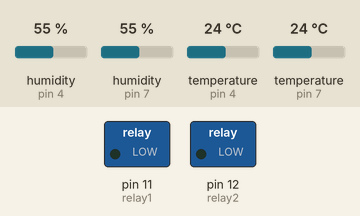
Simulated run of this sketch. Board: Arduino Uno, built with avr-gcc and run on an emulated ATmega328P. On the bench: switched loads named in the sketch (green lamp = pin HIGH). Inputs (shaded band) come from the test bench; at power-on: humidity (sensors on pin 4, pin 7) 55 %, temperature (sensors on pin 4, pin 7) 24 °C. Random numbers use the default seed unless the sketch sets one; what the sketch prints to the serial monitor is not drawn.

Above: at 0.1 s.
At 18.1 s:
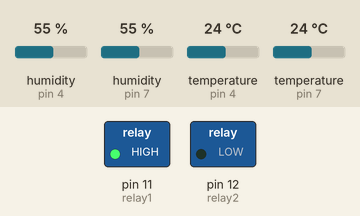
At 56.4 s:
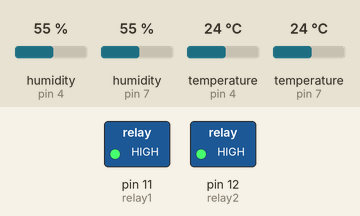
Timing chart, 0 to 66.9 s (numbered marks = the images above):
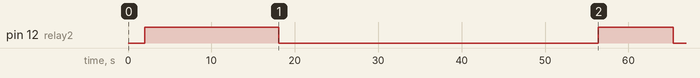

The sketch:

sketch_feb18a.ino
```cpp
//modified version of:
///* How to use the DHT-22 sensor with Arduino uno
//   Temperature and humidity sensor
//   More info: http://www.ardumotive.com/how-to-use-dht-22-sensor-en.html
//   Dev: Michalis Vasilakis // Date: 1/7/2015 // www.ardumotive.com */
//   Modified: 3/12/2019
//   Modified: 2/18/2021


//Libraries
#include <DHT.h>

//Constants
#define DHTPIN1 4
#define DHTPIN2 7


#define DHTTYPE DHT22
DHT dht1(DHTPIN1, DHTTYPE);
DHT dht2(DHTPIN2, DHTTYPE);


#define relay1 11
#define relay2 12


//Variables
float setTemp = 24.00;
float setHum = 35.00;

int chk;

float hum1;
float temp1;
float hum2;
float temp2;


float H1b;
float T1b;
float H2b;
float T2b;


float hum1Dif = (H1b - hum1);
float temp1Dif = (T1b - temp1);
float hum2Dif = (H2b - hum2);
float temp2Dif = (T2b - temp2);


long randNumber77;

void setup()
{
  delay(1000);

  Serial.begin(9600);

  delay(1000);

  dht1.begin();
  dht2.begin();


  pinMode (relay1, OUTPUT);
  pinMode (relay2, OUTPUT);

  digitalWrite(relay1, HIGH);
  digitalWrite(relay2, HIGH);

  delay(1000);

}


////////////


void loop()

  {
    delay(6000);
    randNumber77 = random(11,14);
    digitalWrite(randNumber77, HIGH);

    delay(1000);

    hum1 = dht1.readHumidity();
    temp1 = dht1.readTemperature();
    hum2 = dht2.readHumidity();
    temp2 = dht2.readTemperature();

    delay(1000);

    H1b = dht1.readHumidity();
    T1b = dht1.readTemperature();
    H2b = dht2.readHumidity();
    T2b = dht2.readTemperature();


    delay(1000);

    hum1 = dht1.readHumidity();
    temp1 = dht1.readTemperature();
    hum2 = dht2.readHumidity();
    temp2 = dht2.readTemperature();

    delay(1000);

    H1b = dht1.readHumidity();
    T1b = dht1.readTemperature();
    H2b = dht2.readHumidity();
    T2b = dht2.readTemperature();


    delay(1000);


           //    //    //    101 & 102    //    //    //

      if (temp1 >= setTemp || temp2 >= setTemp){ //(hum1 > setHum || hum2 > setHum || hum3 > setHum || hum4 > setHum || hum5 > setHum) {

        hum1 = dht1.readHumidity();
        temp1 = dht1.readTemperature();
        hum2 = dht2.readHumidity();
        temp2 = dht2.readTemperature();


        delay(1000);

        hum1 = dht1.readHumidity();
        temp1 = dht1.readTemperature();
        hum2 = dht2.readHumidity();
        temp2 = dht2.readTemperature();


        delay(1000);

        hum1 = dht1.readHumidity();
        temp1 = dht1.readTemperature();
        hum2 = dht2.readHumidity();
        temp2 = dht2.readTemperature();


        delay(1000);

        Serial.print(hum1);
        Serial.print(",");
        Serial.print(temp1);
        Serial.print(",");
        Serial.print(hum2);
        Serial.print(",");
        Serial.print(temp2);
        Serial.print(",");


        delay(1000);

        Serial.print(randNumber77);

        Serial.print(",1,");

        digitalWrite (randNumber77, LOW);

        delay(4000);                    //run Load

        Serial.print("101,");           //101 is for section of this arduino sketch, it helps with troubleshooting later to find out if a certain area of the programs is working or not

        delay(1000);

        H1b = dht1.readHumidity();
        T1b = dht1.readTemperature();
        H2b = dht2.readHumidity();
        T2b = dht2.readTemperature();


        delay(1000);

        H1b = dht1.readHumidity();
        T1b = dht1.readTemperature();
        H2b = dht2.readHumidity();
        T2b = dht2.readTemperature();


        delay(1000);

        H1b = dht1.readHumidity();
        T1b = dht1.readTemperature();
        H2b = dht2.readHumidity();
        T2b = dht2.readTemperature();


        delay(1000);

        Serial.print(H1b);
        Serial.print(",");
        Serial.print(T1b);
        Serial.print(",");
        Serial.print(H2b);
        Serial.print(",");
        Serial.print(T1b);


        float hum1Dif = (H1b - hum1);
        float temp1Dif = (T1b - temp1);
        float hum2Dif = (H2b - hum2);
        float temp2Dif = (T2b - temp2);


        Serial.print(",0,");

        Serial.print(hum1Dif);
        Serial.print(",");
        Serial.print(temp1Dif);
        Serial.print(",");
        Serial.print(hum2Dif);
        Serial.print(",");
        Serial.println(temp2Dif);


        delay(1000);

        }
                else{
                        digitalWrite(randNumber77, HIGH);

                        delay(1000);

                        hum1 = dht1.readHumidity();
                        temp1 = dht1.readTemperature();
                        hum2 = dht2.readHumidity();
                        temp2 = dht2.readTemperature();


                        delay(1000);

                        hum1 = dht1.readHumidity();
                        temp1 = dht1.readTemperature();
                        hum2 = dht2.readHumidity();
                        temp2 = dht2.readTemperature();


                        delay(1000);

                        Serial.print(hum1);
                        Serial.print(",");
                        Serial.print(temp1);
                        Serial.print(",");
                        Serial.print(hum2);
                        Serial.print(",");
                        Serial.print(temp2);
                        Serial.print(",");


                        delay(1000);

                        Serial.print(randNumber77);

                        Serial.print(",0,");              // "0" means off, "1" means on, used for determining which data points correlate with the temperature and humidity at a particular location

                        delay(3000);                    //run Load

                        Serial.print("102,");

                        H1b = dht1.readHumidity();
                        T1b = dht1.readTemperature();
                        H2b = dht2.readHumidity();
                        T2b = dht2.readTemperature();

                        delay(1000);


                        H1b = dht1.readHumidity();
                        T1b = dht1.readTemperature();
                        H2b = dht2.readHumidity();
                        T2b = dht2.readTemperature();


                        delay(1000);

                        H1b = dht1.readHumidity();
                        T1b = dht1.readTemperature();
                        H2b = dht2.readHumidity();
                        T2b = dht2.readTemperature();


                        delay(1000);

                        Serial.print(H1b);
                        Serial.print(",");
                        Serial.print(T1b);
                        Serial.print(",");
                        Serial.print(H2b);
                        Serial.print(",");
                        Serial.print(T2b);


                        float hum1Dif = (H1b - hum1);
                        float temp1Dif = (T1b - temp1);
                        float hum2Dif = (H2b - hum2);
                        float temp2Dif = (T2b - temp2);


                        Serial.print(",0,");

                        Serial.print(hum1Dif);
                        Serial.print(",");
                        Serial.print(temp1Dif);
                        Serial.print(",");
                        Serial.print(hum2Dif);
                        Serial.print(",");
                        Serial.println(temp2Dif);


                        delay(1000);

                        }


hum1 = dht1.readHumidity();
temp1 = dht1.readTemperature();
hum2 = dht2.readHumidity();
temp2 = dht2.readTemperature();


delay(1000);


            //    //    //    103 & 104    //    //    //

      if (temp1 >= setTemp || temp2 >= setTemp) {

        hum1 = dht1.readHumidity();
        temp1 = dht1.readTemperature();
        hum2 = dht2.readHumidity();
        temp2 = dht2.readTemperature();


        delay(1000);

        hum1 = dht1.readHumidity();
        temp1 = dht1.readTemperature();
        hum2 = dht2.readHumidity();
        temp2 = dht2.readTemperature();


        delay(1000);

        Serial.print(hum1);
        Serial.print(",");
        Serial.print(temp1);
        Serial.print(",");
        Serial.print(hum2);
        Serial.print(",");
        Serial.print(temp2);
        Serial.print(",");

        delay(1000);

        Serial.print(randNumber77);

        Serial.print(",1,");

        delay(4100);                    //run Load

        Serial.print("103,");

        H1b = dht1.readHumidity();
        T1b = dht1.readTemperature();
        H2b = dht2.readHumidity();
        T2b = dht2.readTemperature();


        delay(1000);

        H1b = dht1.readHumidity();
        T1b = dht1.readTemperature();
        H2b = dht2.readHumidity();
        T2b = dht2.readTemperature();


        delay(1000);

        H1b = dht1.readHumidity();
        T1b = dht1.readTemperature();
        H2b = dht2.readHumidity();
        T2b = dht2.readTemperature();


        Serial.print(H1b);
        Serial.print(",");
        Serial.print(T1b);
        Serial.print(",");
        Serial.print(H2b);
        Serial.print(",");
        Serial.print(T2b);


        float hum1Dif = (H1b - hum1);
        float temp1Dif = (T1b - temp1);
        float hum2Dif = (H2b - hum2);
        float temp2Dif = (T2b - temp2);


        Serial.print(",0,");

        Serial.print(hum1Dif);
        Serial.print(",");
        Serial.print(temp1Dif);
        Serial.print(",");
        Serial.print(hum2Dif);
        Serial.print(",");
        Serial.println(temp2Dif);


        delay(1000);


        }

                else{
                        digitalWrite(randNumber77, HIGH);

                        delay(1000);

                        hum1 = dht1.readHumidity();
                        temp1 = dht1.readTemperature();
                        hum2 = dht2.readHumidity();
                        temp2 = dht2.readTemperature();


                        delay(1000);

                        hum1 = dht1.readHumidity();
                        temp1 = dht1.readTemperature();
                        hum2 = dht2.readHumidity();
                        temp2 = dht2.readTemperature();

                        delay(1000);


                        Serial.print(hum1);
                        Serial.print(",");
                        Serial.print(temp1);
                        Serial.print(",");
                        Serial.print(hum2);
                        Serial.print(",");
                        Serial.print(temp2);
                        Serial.print(",");


                        delay(1000);

                        Serial.print(randNumber77);

                        Serial.print(",0,");

                        delay(4100);                    //run Load

                        Serial.print("104,");

                        H1b = dht1.readHumidity();
                        T1b = dht1.readTemperature();
                        H2b = dht2.readHumidity();
                        T2b = dht2.readTemperature();


                        delay(1000);

                        H1b = dht1.readHumidity();
                        T1b = dht1.readTemperature();
                        H2b = dht2.readHumidity();
                        T2b = dht2.readTemperature();


                        delay(1000);

                        Serial.print(H1b);
                        Serial.print(",");
                        Serial.print(T1b);
                        Serial.print(",");
                        Serial.print(H2b);
                        Serial.print(",");
                        Serial.print(T2b);


                        float hum1Dif = (H1b - hum1);
                        float temp1Dif = (T1b - temp1);
                        float hum2Dif = (H2b - hum2);
                        float temp2Dif = (T2b - temp2);


                        Serial.print(",0,");

                        Serial.print(hum1Dif);
                        Serial.print(",");
                        Serial.print(temp1Dif);
                        Serial.print(",");
                        Serial.print(hum2Dif);
                        Serial.print(",");
                        Serial.println(temp2Dif);


                        delay(1000);

                        }


      hum1 = dht1.readHumidity();
      temp1 = dht1.readTemperature();
      hum2 = dht2.readHumidity();
      temp2 = dht2.readTemperature();


      delay(1000);


            //    //    //    105 & 106    //    //    //

      if (temp1 >= setTemp || temp2 >= setTemp ){

        hum1 = dht1.readHumidity();
        temp1 = dht1.readTemperature();
        hum2 = dht2.readHumidity();
        temp2 = dht2.readTemperature();


        delay(1000);

        hum1 = dht1.readHumidity();
        temp1 = dht1.readTemperature();
        hum2 = dht2.readHumidity();
        temp2 = dht2.readTemperature();


        delay(1000);

        Serial.print(hum1);
        Serial.print(",");
        Serial.print(temp1);
        Serial.print(",");
        Serial.print(hum2);
        Serial.print(",");
        Serial.print(temp2);
        Serial.print(",");


        delay(1000);

        Serial.print(randNumber77);

        Serial.print(",1,");
        digitalWrite(randNumber77, LOW);
        delay(4100);                    //run Load

        Serial.print("105,");

        H1b = dht1.readHumidity();
        T1b = dht1.readTemperature();
        H2b = dht2.readHumidity();
        T2b = dht2.readTemperature();


        delay(1000);

        H1b = dht1.readHumidity();
        T1b = dht1.readTemperature();
        H2b = dht2.readHumidity();
        T2b = dht2.readTemperature();


        delay(1000);

        Serial.print(H1b);
        Serial.print(",");
        Serial.print(T1b);
        Serial.print(",");
        Serial.print(H2b);
        Serial.print(",");
        Serial.print(T2b);


        float hum1Dif = (H1b - hum1);
        float temp1Dif = (T1b - temp1);
        float hum2Dif = (H2b - hum2);
        float temp2Dif = (T2b - temp2);


        Serial.print(",0,");

        Serial.print(hum1Dif);
        Serial.print(",");
        Serial.print(temp1Dif);
        Serial.print(",");
        Serial.print(hum2Dif);
        Serial.print(",");
        Serial.println(temp2Dif);


        delay(1000);}

                else{
                        digitalWrite(randNumber77, HIGH);

                        delay(1000);

                        hum1 = dht1.readHumidity();
                        temp1 = dht1.readTemperature();
                        hum2 = dht2.readHumidity();
                        temp2 = dht2.readTemperature();


                        delay(1000);

                        hum1 = dht1.readHumidity();
                        temp1 = dht1.readTemperature();
                        hum2 = dht2.readHumidity();
                        temp2 = dht2.readTemperature();


                        delay(1000);

                        Serial.print(hum1);
                        Serial.print(",");
                        Serial.print(temp1);
                        Serial.print(",");
                        Serial.print(hum2);
                        Serial.print(",");
                        Serial.print(temp2);
                        Serial.print(",");


                        delay(1000);

                        Serial.print(randNumber77);

                        Serial.print(",0,");

                        delay(4100);                    //run Load

                        Serial.print("106,");

                        H1b = dht1.readHumidity();
                        T1b = dht1.readTemperature();
                        H2b = dht2.readHumidity();
                        T2b = dht2.readTemperature();


                        delay(1000);

                        H1b = dht1.readHumidity();
                        T1b = dht1.readTemperature();
                        H2b = dht2.readHumidity();
                        T2b = dht2.readTemperature();


                        delay(1000);

                        Serial.print(H1b);
                        Serial.print(",");
                        Serial.print(T1b);
                        Serial.print(",");
                        Serial.print(H2b);
                        Serial.print(",");
                        Serial.print(T2b);


                        float hum1Dif = (H1b - hum1);
                        float temp1Dif = (T1b - temp1);
                        float hum2Dif = (H2b - hum2);
                        float temp2Dif = (T2b - temp2);


                        Serial.print(",0,");

                        Serial.print(hum1Dif);
                        Serial.print(",");
                        Serial.print(temp1Dif);
                        Serial.print(",");
                        Serial.print(hum2Dif);
                        Serial.print(",");
                        Serial.println(temp2Dif);


                        delay(1000);

                        }


      hum1 = dht1.readHumidity();
      temp1 = dht1.readTemperature();
      hum2 = dht2.readHumidity();
      temp2 = dht2.readTemperature();


      delay(1000);


                        return;}
```

Measured:
- by itself, pin 12 (relay2): HIGH → LOW at 18.0 s, → HIGH 38.3 s later, → LOW 9.0 s later
